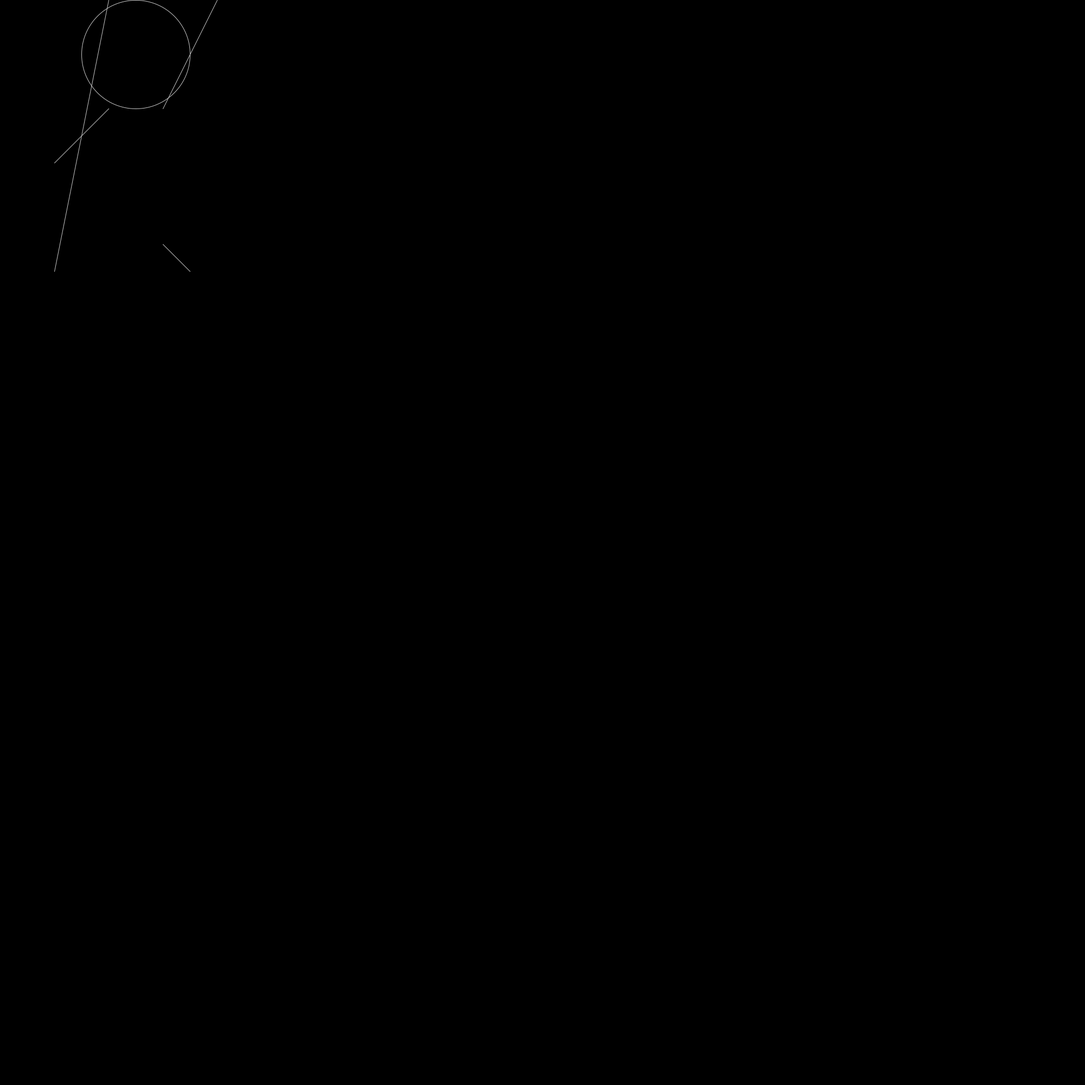
Frame 1 (no input)
Frame 60 (the mouse pressed at the canvas centre just before this capture): identical to frame 1, image omitted
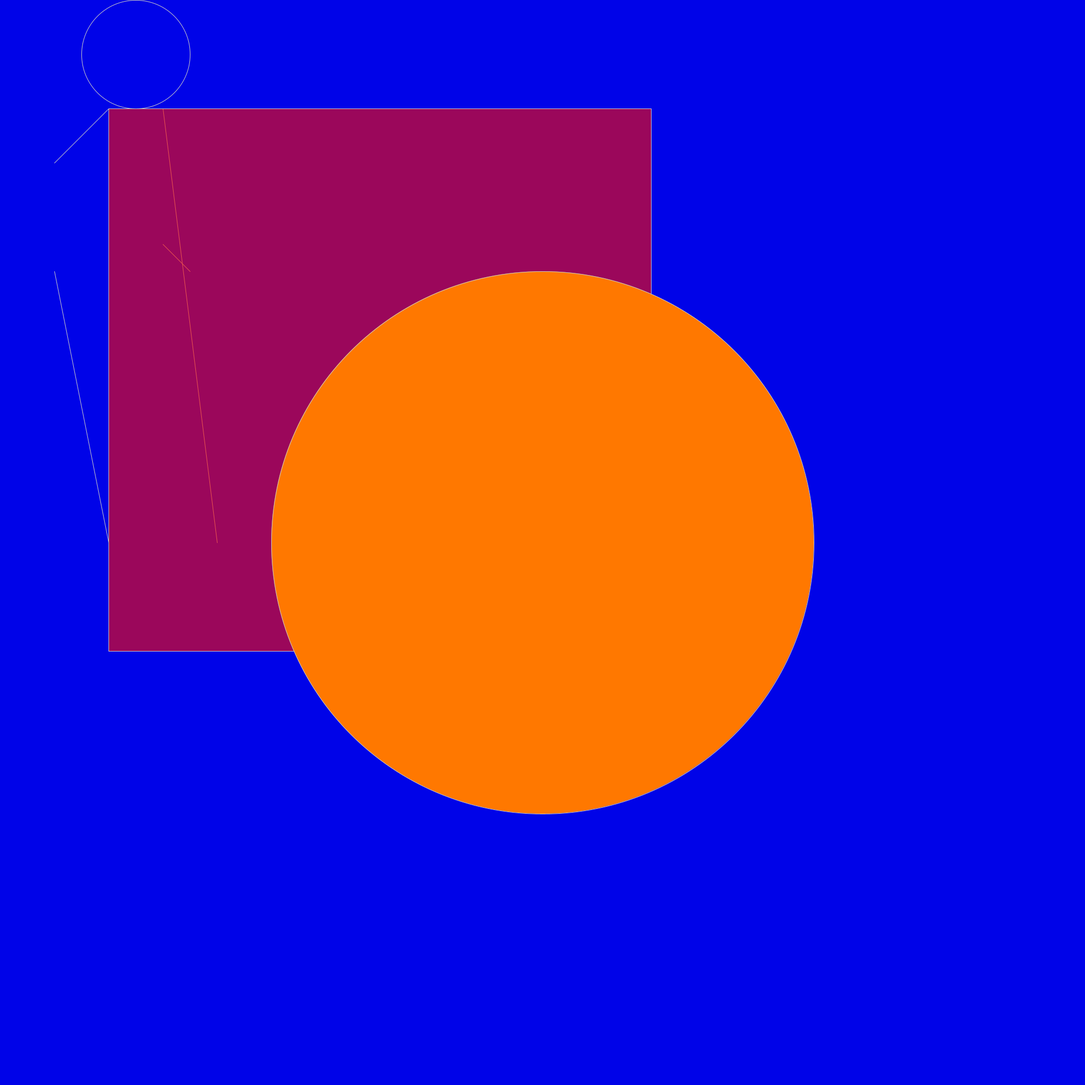
Frame 120 (the mouse held since frame 60 and released just before this capture)

The Processing sketch that drew these frames (run headless with seeded random() and noise(); from frame 60 on, the mouse is pressed at the canvas centre):

// Processing sketch: Figuurtjes
// ── Figuurtjes.pde
void setup() 
{
  size(2000, 2000);
}


void draw()
{

  stroke(200);
  background(mouseX, mouseY);
  line(200, 200, 100, 300);
  line(200, mouseX, 100, 500);
  line(300, 450, 350, 500);
  line(300, 200, 400, mouseY
    );


  fill(255, 10, 0, 155);
  rect(200, 200,mouseX,mouseY);

  //mouseX,mouseY

  fill(mouseY,mouseX);
  ellipse(250, 100, 200, 200);

  fill(255, 120, 0, 255);
  //ellipse(mouseX,mouseY,10,10);
  ellipse(mouseY, mouseX, mouseX, mouseY);
}
